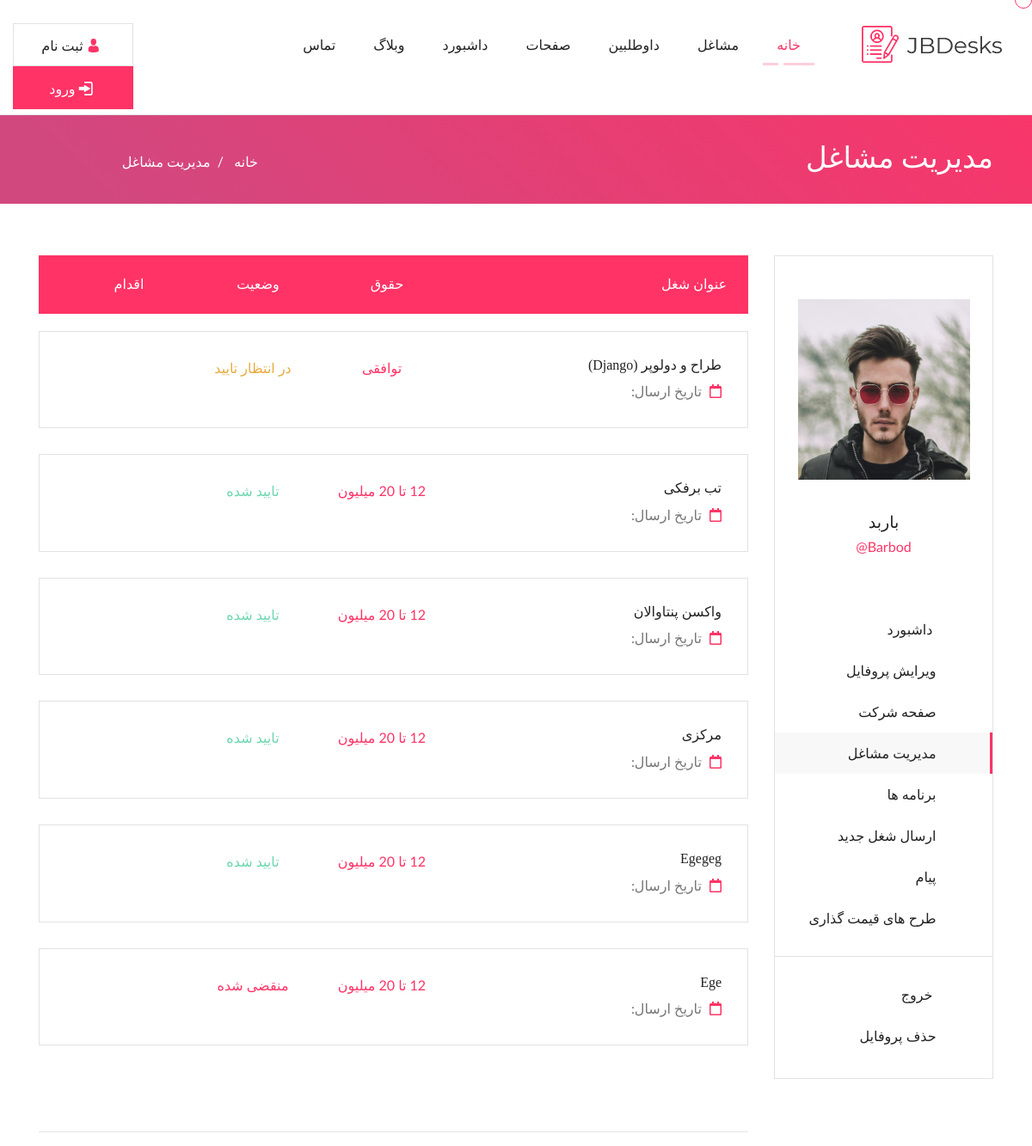
The app's page /dashboard/ (signed in) with its own data.
### account/models.py (models this page shows)
class User(AbstractUser):
    email = models.EmailField(max_length=200,unique=True,verbose_name='ایمیل')
    phone = models.CharField(max_length=12, blank=True,null=True, verbose_name='تلفن')
    github=models.URLField(verbose_name='لینک گیتهاب',null=True,blank=True)
    linkendin=models.URLField(verbose_name='لینکندین',null=True,blank=True)
    website=models.URLField(verbose_name='وبسایت شما',null=True,blank=True)
    facebook=models.URLField(verbose_name='لینک فیسبوک',null=True,blank=True)
    instagram=models.URLField(verbose_name='لینک اینستاگرام',null=True,blank=True)
    telegram=models.URLField(verbose_name='تلگرام',null=True,blank=True)
    whatsApp=models.CharField(verbose_name='واتساپ',null=True,blank=True,max_length=50)
    Employee = models.BooleanField(default=False, verbose_name='آیا کارجو هستید؟')
    employer = models.BooleanField(default=False, verbose_name='آیا کارفرما هستید؟')
    avatar=models.ImageField(upload_to='avatars',verbose_name='تصویر شما',null=True,blank=True)
    special_user = models.DateTimeField(default=timezone.now, verbose_name="کاربر ویژه تا")
    is_membership = models.DateTimeField(default=timezone.now,verbose_name='آکهی های ویژه')
    def is_special_user(self):
        if self.special_user > timezone.now():
            return True
        else:
            return False
    is_special_user.boolean = True
    is_special_user.short_description = "وضعیت کاربر ویژه"
    def is_membership_user(self):
        if self.is_membership > timezone.now():
            return True
        else:
            return False
    is_membership_user.boolean = True
    is_membership_user.short_description = "وضعیت ثبت آگهی ویژه"

### jobs/models.py (models this page shows, shortened)
class Jobs(models.Model):
    author = models.ForeignKey(User, models.CASCADE, verbose_name='نویسنده')
    title = models.CharField(max_length=300, verbose_name='عنوان شغلی')
    company = models.CharField(max_length=300, verbose_name='نام شرکت')
    description = models.TextField(verbose_name='توضیحات شغلی')
    employer_description = models.TextField(verbose_name='نفش کارمند در شرکت')
    address = models.TextField(verbose_name='آدرس شرکت شما')
    important = TaggableManager(blank=True, verbose_name='مهارت های لازم')
    service = TaggableManager(through=Services,blank=True, verbose_name='مسئولیت ها',related_name='services')
    price = models.CharField(max_length=200, default='12 تا 20 میلیون', choices=PRICE_CHOICES, verbose_name="حقوق")
    category = models.ForeignKey(Category, on_delete=models.SET_NULL, verbose_name='دسته بندی', blank=True, null=True)
    state = models.ForeignKey(Cities, on_delete=models.SET_NULL, verbose_name='شهر', blank=True, null=True)
    Type = models.CharField(max_length=200, default='d', choices=Job_CHOICES, verbose_name="وضعیت شغلی")
    status = models.CharField(max_length=200, default='i', choices=STATUS_CHOICES, verbose_name="وضعیت")
    soldiering = models.CharField(max_length=200, default='مهم نیست', choices=SOLDIER_CHOICES,
                                  verbose_name="وضعیت نظام وظیفه")
    sex = models.CharField(max_length=200, default='مهم نیست', choices=SEX_CHOICES,
                                  verbose_name="جنسیت")
    experiance = models.CharField(max_length=200, default='مهم نیست', choices=EXPERIANCE_CHOICES,
                                  verbose_name="سطح تجربه")
    date=models.DateTimeField(auto_now_add=True,verbose_name='زمان ثبت')

### account/views.py (the view)
# urls.py: path('dashboard/', Dashboard.as_view(),name='dashboard'),
class Dashboard(LoginRequiredMixin, ListView):
    template_name = 'registration/dashboard.html'
    paginate_by= 8
    def get_queryset(self):
        if self.request.user.is_superuser:
            return Jobs.objects.all()
        else:
            return Jobs.objects.filter(author=self.request.user)

### templates/registration/dashboard.html (shortened to what this page needs)
{% extends 'shared/register_base.html' %}
{% block content %}
                <div class="col-lg-9 col-md-12 col-sm-12 col-12">
                    <div class="row">
                        <div class="col-lg-12 col-md-12 col-sm-12 col-12">
                            <div class="job_main_overflow jb_cover">
                                <div class="latest_job_overlow jb_cover">
                                    <div class="manage_jobs_wrapper jb_cover">
                                        <div class="job_list mange_list">
                                            <h6>عنوان شغل</h6>
                                        </div>
                                        <div class="job_list_next mange_list">
                                            <h6>حقوق</h6>
                                        </div>
                                        <div class="job_list_next mange_list">
                                            <h6>وضعیت</h6>
                                        </div>
                                        <div class="job_list_next mange_list">
                                            <h6>اقدام</h6>
                                        </div>
                                    </div>
{% for job in object_list %}
                                    <div class="latest_job_box jb_cover">
                                        <div class="job_list">
                                            <h6><a href="{% url 'job-detail' job.id %}">{{job.title}}</a></h6>
                                            <p> <i class="far fa-calendar"></i> تاریخ ارسال:{{job.datw}}</p>
                                        </div>
                                        <div class="job_list_next">
                                            <p><a href="">{{job.price}}</a></p>
                                        </div>
                                        {% if job.status == 'p' %}
                                        <div class="job_list_next">
                                            <p class="gn">تایید شده</p>
                                        </div>
                                        {% elif job.status == 'i' %}
                                        <div class="job_list_next">
                                            <p class="pen">در انتظار تایید</p>
                                        </div>
                                        {% else %}
                                        <div class="job_list_next">
                                            <p class="ex">منقضی شده</p>
                                        </div>
                                        {% endif %}
                                        <div class="job_list_next">
                                            <ul>
                                                <li><a href="#"><i class="fas fa-eye"></i></a></li>
                                                <li><a href="#"><i class="fas fa-edit"></i></a></li>
                                                <li><a href="#"><i class="fas fa-trash-alt"></i></a></li>
                                            </ul>
                                        </div>
                                    </div>
{% endfor %}
                                {% if page_obj %}
                <div class="blog_pagination_section jb_cover">
                    <br>
                    <hr>
                </div>
    {% endif %}
                                </div>
                            </div>
                        </div>
                    </div>
                </div>
            </div>
        </div>
    </div>
{% endblock  %}

### templates/shared/register_base.html (shortened to what this page needs)
{% load static %}
<!DOCTYPE html>
<html lang="zxx">
<head>
    <link rel="stylesheet" type="text/css" href="{% static 'dashboard/css/animate.css'%}" />
    <link rel="stylesheet" type="text/css" href="{% static 'dashboard/css/bootstrap.min.css'%}" />
    <link rel="stylesheet" type="text/css" href="{% static 'dashboard/css/fonts.css'%}" />
    <link rel="stylesheet" type="text/css" href="{% static 'dashboard/css/flaticon.css'%}" />
    <link rel="stylesheet" type="text/css" href="{% static 'dashboard/css/font-awesome.css'%}" />
    <link rel="stylesheet" type="text/css" href="{% static 'dashboard/css/owl.carousel.css'%}">
    <link rel="stylesheet" type="text/css" href="{% static 'dashboard/css/owl.theme.default.css'%}">
    <link rel="stylesheet" type="text/css" href="{% static 'dashboard/css/dropify.min.css'%}" />
    <link rel="stylesheet" type="text/css" href="{% static 'dashboard/css/jquery-ui.min.css'%}">
    <link rel="stylesheet" type="text/css" href="{% static 'dashboard/css/magnific-popup.css'%}" />
    <link rel="stylesheet" type="text/css" href="{% static 'dashboard/css/nice-select.css'%}" />
    <link rel="stylesheet" type="text/css" href="{% static 'dashboard/css/reset.css'%}" />
    <link rel="stylesheet" type="text/css" href="{% static 'dashboard/css/style.css'%}" />
    <link rel="stylesheet" type="text/css" href="{% static 'dashboard/css/responsive.css'%}" />
</head>
<body>
    <div class="cursor"></div>
    <div class="cp_navi_main_wrapper jb_cover">
        <div class="container-fluid">
            <div class="cp_logo_wrapper">
                <a href="index.html">
                    <img src="images/logo.png" alt="logo">
                </a>
            </div>
            <div class="menu_btn_box header_btn jb_cover">
                <ul>
                    <li>
                        <a href="sign_up.html"><i class="flaticon-man-user"></i> ثبت نام</a>
                    </li>
                    <li>
                        <a href="login.html"> <i class="flaticon-login"></i> ورود</a>
                    </li>
                </ul>
            </div>
            <div class="jb_navigation_wrapper">
                <div class="mainmenu d-xl-block d-lg-block d-md-none d-sm-none d-none">
                    <ul class="main_nav_ul">
                        <li class="has-mega gc_main_navigation"><a href="#" class="gc_main_navigation active_class">خانه</a>
                        </li>
                        <li class="has-mega gc_main_navigation"><a href="#" class="gc_main_navigation">مشاغل</a>
                        </li>
                        <li class="has-mega gc_main_navigation kv_sub_menu">
                            <a href="#" class="gc_main_navigation">  داوطلبین</a>
                        </li>
                        <li class="has-mega gc_main_navigation"><a href="#" class="gc_main_navigation">صفحات</a>
                        </li>
                        <li class="has-mega gc_main_navigation"><a href="#" class="gc_main_navigation">داشبورد</a>
                        </li>
                        <li class="has-mega gc_main_navigation"><a href="#" class="gc_main_navigation">وبلاگ</a>
                        </li>
                        <li><a href="contact_us.html" class="gc_main_navigation">تماس</a></li>
                    </ul>
                </div>
                <div class="jb_search_btn_wrapper d-none d-sm-none d-md-none d-lg-block d-xl-block">
                    <div class="extra-nav">
                        <div class="extra-cell">
                            <button id="quik-search-btn" type="button" class="site-button radius-xl"><i class="fas fa-search"></i></button>
                        </div>
                    </div>
                </div>
            </div>
        </div>
    </div>
         <div class="page_title_section">
        <div class="page_header">
            <div class="container">
                <div class="row">
                    <div class="col-xl-9 col-lg-7 col-md-7 col-12 col-sm-12">
                        <h1> مدیریت مشاغل</h1>
                    </div>
                    <div class="col-xl-3 col-lg-5 col-md-5 col-12 col-sm-12">
                        <div class="sub_title_section">
                            <ul class="sub_title">
                                <li> <a href="#"> خانه </a>&nbsp; / &nbsp; </li>
                                <li>مدیریت مشاغل</li>
                            </ul>
                        </div>
                    </div>
                </div>
            </div>
        </div>
    </div>
    <div class="employe_dashboard_wrapper jb_cover">
        <div class="container">
            <div class="row">
                <div class="col-lg-3 col-md-12 col-sm-12 col-12">
                    <div class="emp_dashboard_sidebar jb_cover">
                        <div class="emp_web_profile jb_cover">
                            <img src="{{user.avatar.url}}" alt="{{user.username}}" width='200' height='250' />
                            <h4>{{user.get_full_name}}</h4>
                            <p>{{user.username}}@</p>
                        </div>
                        <div class="emp_follow_link jb_cover">
                            <ul class="feedlist">
                                <li><a href="{% url 'dashboard' %}"><i class="fas fa-tachometer-alt"></i> داشبورد </a></li>
                                <li>
                                    <a href="{% url 'profile' %}"> <i class="fas fa-edit"></i>ویرایش پروفایل
                                    </a>
                                </li>
                                <li><a href="comp_company_page.html"><i class="fas fa-file"></i>صفحه شرکت </a></li>
                                <li><a href="comp_employer_manage_jobs.html" class="link_active"><i class="fas fa-suitcase"></i>مدیریت مشاغل</a></li>
                                <li><a href="comp_applications.html"><i class="fas fa-mobile"></i>برنامه ها</a></li>
                                <li><a href="comp_post_new_job.html"><i class="fas fa-user-plus"></i>ارسال شغل جدید</a></li>
                                <li><a href="message.html"><i class="fas fa-envelope"></i>پیام</a></li>
                                <li><a href="pricing_plans.html"><i class="fas fa-tag"></i>طرح های قیمت گذاری</a></li>
                            </ul>
                            <ul class="feedlist logout_link jb_cover">
                                <li><a href="#"><i class="fas fa-power-off"></i> خروج  </a></li>
                                <li>
                                    <a href="#" data-toggle="modal" data-target="#myModal"><i class="fas fa-trash-alt"></i>حذف پروفایل
                                </a>
                                </li>
                            </ul>
                        </div>
                    </div>
                </div>
{% block content %}
{% endblock  %}
</body>
</html>

### static/dashboard/css/responsive.css (style rules this page uses)
@media (max-width: 1550px) { .menu_btn_box:after { left:-26px; } }
@media (max-width: 1430px) { .header_btn li { margin-right:5px; } }
@media (max-width: 1430px) { .jb_navigation_wrapper { padding-left:50px; } }
@media (max-width: 1430px) { .menu_btn_box:after { display:none; } }
@media (max-width: 1430px) { .mainmenu ul li a { padding:40px 20px 30px 20px; } }
@media (max-width: 1330px) { .menu_btn_box:after { left: -14px; } }
@media (max-width: 1330px) { .mainmenu ul li a { padding:40px 20px 30px 20px; } }
@media (max-width: 1330px) { .jb_navigation_wrapper { padding-left:0; } }
@media (max-width: 1220px) { .menu_btn_box:after { display:none; } }
@media (max-width: 1220px) { .header_btn li:last-child { margin-right:0; } }

### records on screen
User: avatar (picture), get_full_name "باربد", username "Barbod"
Jobs: title "طراح و دولوپر (Django)", price "توافقی", status "در انتظار تایید"
Jobs: title "تب برفکی", price "12 تا 20 میلیون", status "تایید شده"
Jobs: title "واکسن پنتاوالان", price "12 تا 20 میلیون", status "تایید شده"
Jobs: title "مرکزی", price "12 تا 20 میلیون", status "تایید شده"
Jobs: title "Egegeg", price "12 تا 20 میلیون", status "تایید شده"
Jobs: title "Ege", price "12 تا 20 میلیون", status "منقضی شده"
